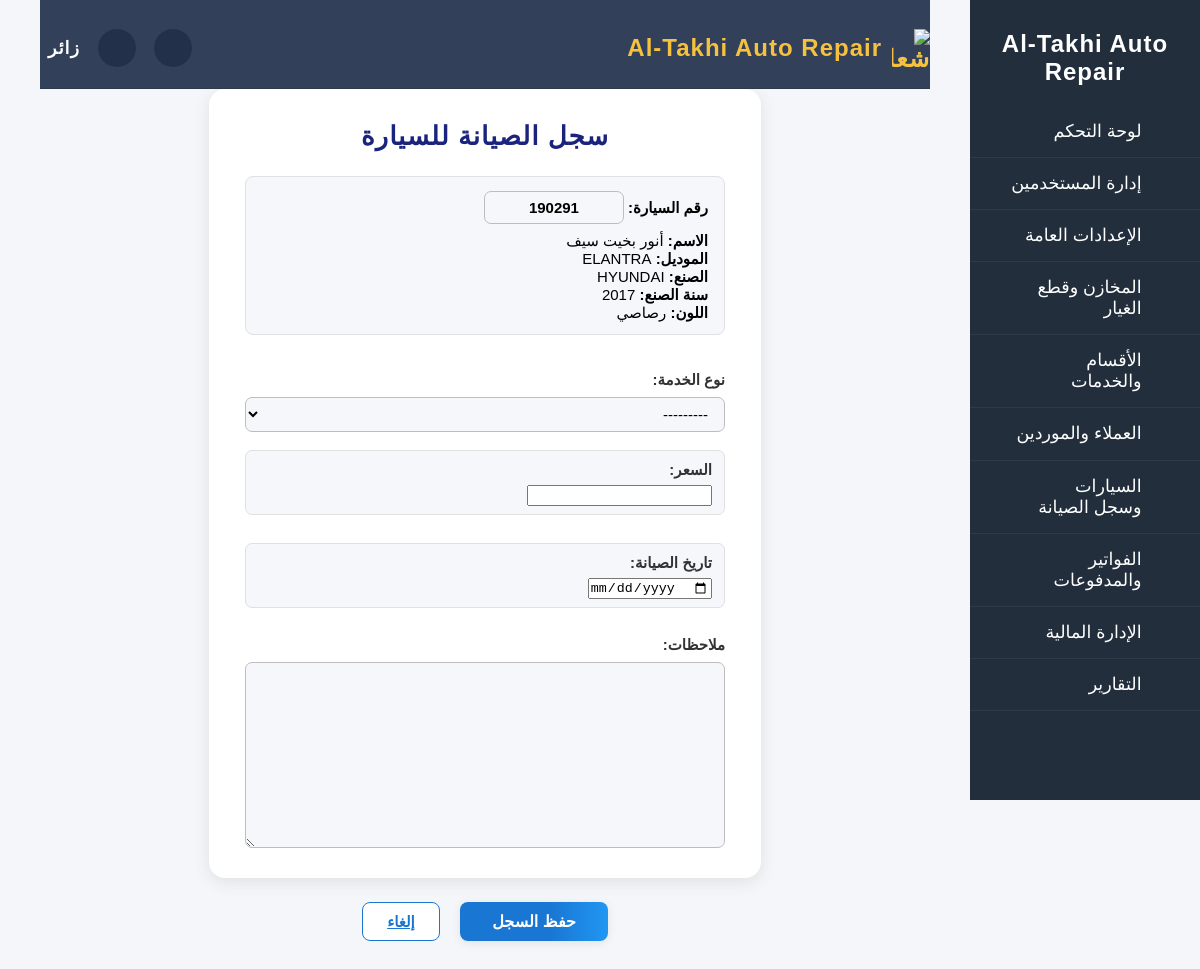
Page /maintenance/add/?car_id=71 on the committed database.
### cars/models.py (models this page shows, shortened)
class Car(models.Model):
    STATUS_CHOICES = [
        ("active", "نشطة"),  # السيارة تحت الصيانة
        ("ready", "بانتظار التسليم"),  # الصيانة انتهت
        ("pending_payment", "معلقة للدفع"),  # بانتظار الدفع
        ("sold", "مباعة"),  # تم التسليم النهائي
    ]
    FUEL_CHOICES = [
        ("gasoline", "بنزين"),
        ("diesel", "ديزل"),
        ("electric", "كهرباء"),
        ("hybrid", "هايبرد"),
    ]
    client = models.ForeignKey(
        "clients.Client", on_delete=models.CASCADE, related_name="cars"
    )
    plate_number = models.CharField(max_length=20, unique=True)
    brand = models.ForeignKey(
        CarBrand, on_delete=models.SET_NULL, null=True, blank=True, related_name="cars"
    )
    model = models.ForeignKey(
        CarModel, on_delete=models.SET_NULL, null=True, blank=True, related_name="cars"
    )
    year = models.PositiveIntegerField(blank=True, null=True)
    color = models.CharField(max_length=30, blank=True, null=True)
    fuel_type = models.CharField(
        max_length=10, choices=FUEL_CHOICES, default="gasoline"
    )
    vin_number = models.CharField(max_length=30, unique=True, blank=True, null=True)
    status = models.CharField(max_length=20, choices=STATUS_CHOICES, default="active")
    notes = models.TextField(blank=True, null=True)
    entry_date = models.DateTimeField(
        blank=True, null=True, verbose_name="تاريخ دخول الورشة"
    )
    last_visit = models.DateTimeField(blank=True, null=True)
    created_at = models.DateTimeField(auto_now_add=True)
    updated_at = models.DateTimeField(auto_now=True)

### clients/models.py (models this page shows, shortened)
class Client(models.Model):
    STATUS_CHOICES = [
        ("active", "نشط"),
        ("inactive", "معطل"),
    ]
    COMM_PREF_CHOICES = [
        ("email", "البريد الإلكتروني"),
        ("phone", "الهاتف"),
        ("sms", "رسائل قصيرة"),
    ]
    first_name = models.CharField(max_length=100)
    last_name = models.CharField(max_length=100, blank=True, null=True)
    phone_number = models.CharField(max_length=20)
    email = models.EmailField(blank=True, null=True)
    address = models.CharField(max_length=255, blank=True, null=True)
    customer_id = models.CharField(max_length=30, unique=True)
    status = models.CharField(max_length=10, choices=STATUS_CHOICES, default="active")
    notes = models.TextField(blank=True, null=True)
    communication_preference = models.CharField(
        max_length=10, choices=COMM_PREF_CHOICES, default="phone"
    )
    birth_date = models.DateField(blank=True, null=True)
    created_by = models.ForeignKey(
        "users.User",
        on_delete=models.SET_NULL,
        null=True,
        blank=True,
        related_name="added_clients",
    )
    created_at = models.DateTimeField("تاريخ الإضافة", null=True, blank=True)
    updated_at = models.DateTimeField(auto_now=True)

### cars/brand_models.py (models this page shows, shortened)
class CarModel(models.Model):
    brand = models.ForeignKey(CarBrand, on_delete=models.CASCADE, related_name="models")
    name = models.CharField(max_length=50)
    class Meta:
        unique_together = ("brand", "name")

class CarBrand(models.Model):
    name = models.CharField(max_length=50, unique=True)

### cars/views_add_maintenance.py (the view)
# urls.py: path("maintenance/add/", add_maintenance_record, name="add_maintenance_record"),
def add_maintenance_record(request):
    car_id = request.GET.get("car_id")
    car_instance = None
    initial = {}
    if car_id:
        try:
            car_instance = Car.objects.get(id=car_id)
            initial["plate_number"] = car_instance.plate_number
        except Car.DoesNotExist:
            car_instance = None
    if request.method == "POST":
        form = AddMaintenanceForm(request.POST, initial=initial)
        if form.is_valid():
            car = form.get_car_instance()
            service = form.cleaned_data["service"]
            price = form.cleaned_data["price"]
            notes = form.cleaned_data["notes"]
            maintenance_date = form.cleaned_data["maintenance_date"]
            car.status = "active"
            car.save()
            if not car or not car.client or not service:
                return render(
                    request,
                    "add_maintenance_record.html",
                    {
                        "form": form,
                        "car_instance": car_instance,
                        "error": "تأكد من وجود السيارة والعميل والخدمة بشكل صحيح.",
                    },
                )
            invoice = Invoice.objects.filter(
                car=car, client=car.client, paid=False
            ).first()
            if not invoice:
                last_invoice = Invoice.objects.order_by("-id").first()
                if last_invoice and last_invoice.invoice_number.isdigit():
                    next_number = int(last_invoice.invoice_number) + 1
                else:
                    next_number = 1
                invoice_number = f"{next_number:06d}"
                invoice = Invoice.objects.create(
                    invoice_number=invoice_number,
                    client=car.client,
                    car=car,
                    amount=0,
                    paid=False,
                    created_at=maintenance_date,
                )
            MaintenanceRecord.objects.create(
                car=car,
                service=service,
                price=price,
                notes=notes,
                created_at=maintenance_date,
                invoice=invoice,
            )
            if car.status == "waiting":
                car.status = "active"
                car.save()
            if service.pk not in invoice.services.values_list("pk", flat=True):
                invoice.services.add(service.pk)
            total = sum(r.price for r in invoice.maintenance_records.all())
            invoice.amount = total
            invoice.save()
            return redirect("/dashboard/")
    else:
        form = AddMaintenanceForm(initial=initial)
    return render(
        request,
        "add_maintenance_record.html",
        {"form": form, "car_instance": car_instance},
    )

### cars/forms_add_maintenance.py (shortened to what this page needs)
class AddMaintenanceForm(forms.Form):
    plate_number = forms.CharField(
        label="رقم السيارة",
        max_length=20
    )
    service = forms.ModelChoiceField(
        queryset=Service.objects.all(),
        label="نوع الخدمة"
    )
    price = forms.DecimalField(
        max_digits=10,
        decimal_places=2,
        label="السعر"
    )
    notes = forms.CharField(
        widget=forms.Textarea,
        required=False,
        label="ملاحظات"
    )
    maintenance_date = forms.DateField(
        label="تاريخ الصيانة",
        widget=forms.DateInput(attrs={"type": "date"})
    )
    ready_at = forms.DateField(
        label="تاريخ انتهاء التصليح",
        required=False,
        widget=forms.DateInput(attrs={"type": "date"}),
    )

### services/models.py (called while the page is built)
    def __str__(self):
        return self.name

### templates/add_maintenance_record.html (shortened to what this page needs)
{% extends 'base.html' %}
{% block content %}
<div class="maintenance-card">
    <div class="maintenance-title">
        سجل الصيانة للسيارة
    </div>
    <form method="post" id="maintenance-form">
        <div class="maintenance-form">
            {% if car_instance %}
                <div style="padding:12px 16px;background:#f5f7fa;border-radius:8px;border:1px solid #e0e0e0;font-size:15px;margin-bottom:18px;">
                    <div style="margin-bottom:8px;"><b>رقم السيارة:</b> <input type="text" name="plate_number" id="id_plate_number" value="{{ car_instance.plate_number }}" class="maintenance-input" style="width:140px;display:inline-block;text-align:center;font-weight:bold;" readonly /></div>
                    <div><b>الاسم:</b> {{ car_instance.client.first_name }}{% if car_instance.client.last_name %} {{ car_instance.client.last_name }}{% endif %}</div>
                    <div><b>الموديل:</b> {% if car_instance.model %}{{ car_instance.model.name }}{% else %}-{% endif %}</div>
                    <div><b>الصنع:</b> {% if car_instance.brand %}{{ car_instance.brand.name }}{% else %}-{% endif %}</div>
                    <div><b>سنة الصنع:</b> {% if car_instance.year %}{{ car_instance.year }}{% else %}-{% endif %}</div>
                    <div><b>اللون:</b> {% if car_instance.color %}{{ car_instance.color }}{% else %}-{% endif %}</div>
                </div>
            {% else %}
                <div>
                    <label for="id_plate_number" class="maintenance-label"><span>رقم السيارة:</span></label>
                    {{ form.plate_number }}
                    <div id="car-info-box" style="display:none;margin-top:10px;"></div>
                </div>
            {% endif %}
            <div>
                <label for="id_service" class="maintenance-label" style="display:block;margin-bottom:6px;"><span>نوع الخدمة:</span></label>
                {{ form.service }}
            </div>
            <div style="background:#f5f7fa;border-radius:7px;border:1px solid #e0e0e0;padding:10px 12px 8px 12px;margin-bottom:10px;">
                <label for="id_price" class="maintenance-label" style="display:block;margin-bottom:6px;"><span>السعر:</span></label>
                {{ form.price }}
            </div>
            <div style="background:#f5f7fa;border-radius:7px;border:1px solid #e0e0e0;padding:10px 12px 8px 12px;margin-bottom:10px;">
                <label for="id_maintenance_date" class="maintenance-label" style="display:block;margin-bottom:6px;"><span>تاريخ الصيانة:</span></label>
                {{ form.maintenance_date }}
            </div>
            <div>
                <label for="id_notes" class="maintenance-label"><span>ملاحظات:</span></label>
                {{ form.notes }}
            </div>
        </div>
        </div>
        <div class="maintenance-actions">
            <button type="submit" class="maintenance-btn">حفظ السجل</button>
            <a href="{% url 'cars:maintenance_list' %}" class="maintenance-cancel">إلغاء</a>
        </div>
</div>
{% endblock %}

### templates/base.html (style rules this page uses)
body { font-family: Tahoma, Arial, sans-serif; background: #f4f6fa; margin: 0; padding: 0; }

### templates/add_maintenance_record.html (style rules this page uses)
.maintenance-card { max-width: 480px; margin-left: auto; margin-right: auto; background: #fff; padding: 32px 36px 26px 36px; border-radius: 16px; box-shadow: 0 4px 16px #e0e0e0; direction: rtl; font-family: 'Cairo', Tahoma, Arial, sans-serif; width: 100%; }
.maintenance-title { text-align: center; margin-bottom: 24px; font-size: 26px; font-weight: bold; color: #1a237e; letter-spacing: 1px; }
.maintenance-form { display: flex; flex-direction: column; gap: 18px; }
.maintenance-label { font-weight: bold; margin-bottom: 6px; color: #333; font-size: 15px; display: flex; align-items: center; gap: 6px; }
.maintenance-input, .maintenance-form select, .maintenance-form textarea { width: 100%; min-width: 0; max-width: 100%; box-sizing: border-box; padding: 7px 12px; border: 1.5px solid #bdbdbd; border-radius: 7px; font-size: 15px; background: #f5f7fa; transition: border 0.2s; margin-top: 2px; }
.maintenance-actions { margin-top: 24px; text-align: center; }
.maintenance-btn { background: linear-gradient(90deg,#1976d2 60%,#2196f3 100%); color: #fff; padding: 10px 32px; border: none; border-radius: 8px; font-weight: bold; font-size: 16px; box-shadow: 0 2px 8px #e3e3e3; cursor: pointer; margin-left: 8px; transition: background 0.2s; }
.maintenance-cancel { background: #fff; color: #1976d2; border: 1px solid #1976d2; padding: 10px 24px; border-radius: 8px; font-weight: bold; font-size: 15px; cursor: pointer; margin-right: 8px; transition: background 0.2s, color 0.2s; }

### rows in the picture
Car: plate_number "190291", client.first_name "أنور بخيت سيف", model.name "ELANTRA", brand.name "HYUNDAI", year "2017", color "رصاصي"
